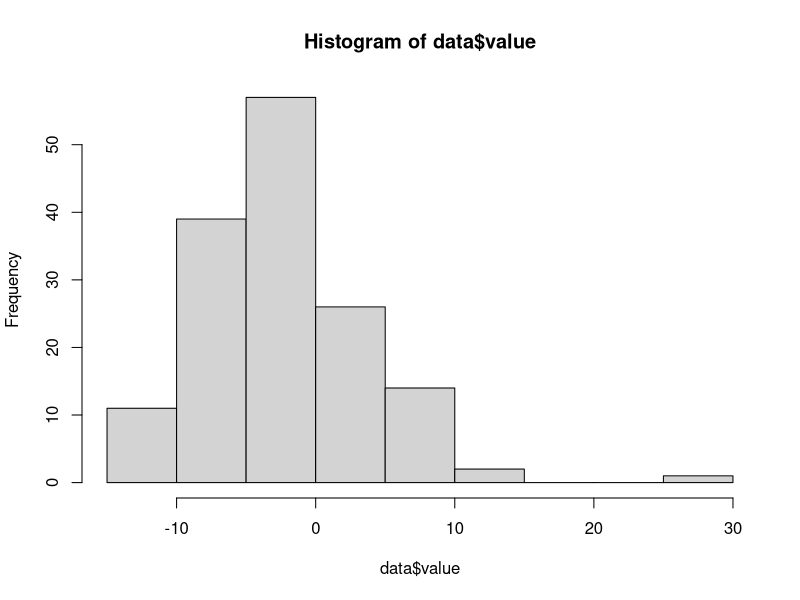
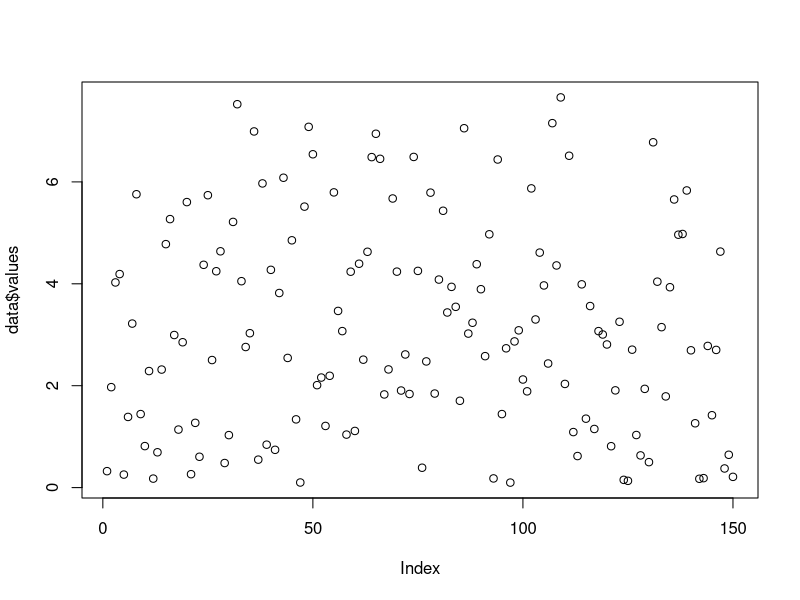
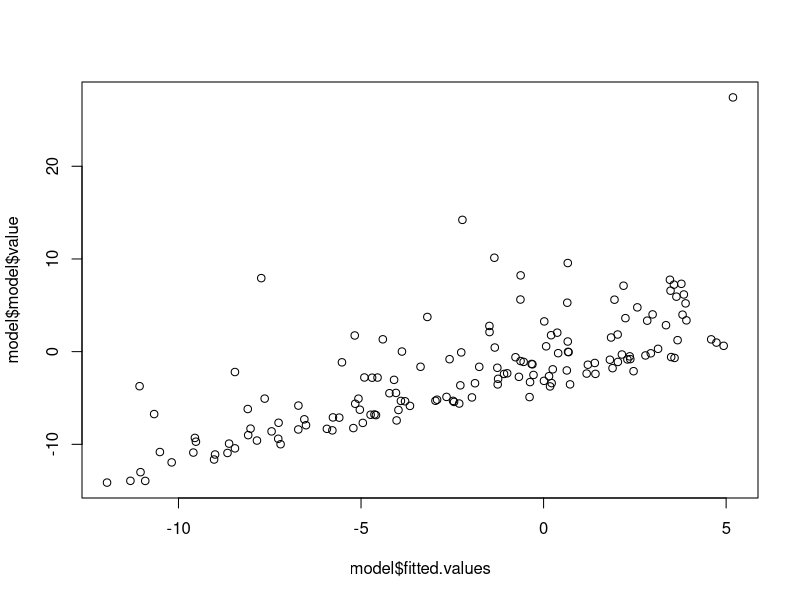

These charts were generated, in order, by the following R code:

# You have been given data from an experiment, with
# independent variables  a, b, c, d, e and dependent variable "value"
data <- read.csv("model.csv")

# Your job is to use a linear model to determine which variables influence "value"
hist(data$value)

# Here are the tools at your disposal:

# Look for correlations between your variables
cor(data$a, data$value)

# Plot relationships between your variables
plot(data$c, data$values)

# Here's a basic linear model.
# Try to build the best linear model you can.
model <- lm(value ~ a + b + c + d + e, data)

# View your model's fit with summary
# The estimate for each coefficient tells you how much weight it has in the model
# The p-value for each coefficient tells you whether the modeled relationship is significant
# The R-squared value tells you how well it fits altogether
summary(model)


# Plotting the actual value against the model's predicted (fitted) value
# shows you visually how accurate your model is and if there's sytematic bias
# in it's predictions. A perfect x-y line means a perfect fit.
plot(model$model$value ~ model$fitted.values)



